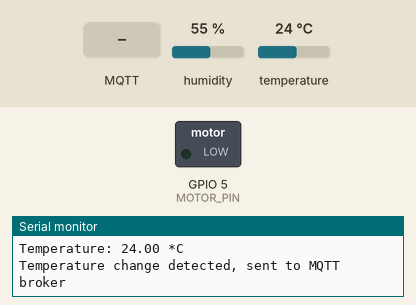
A sketch run on a simulated ESP32. Parts: switched loads named in the sketch (green lamp = pin HIGH), the last lines printed to the serial monitor. The test bench sets the inputs (shaded band); at power-on: humidity 55 %, temperature 24 °C. WiFi joins after 1.5 s; servers stay silent unless stated; no MQTT or app messages arrive unless stated.

Above: at 3.2 s.
3.3 s: MQTT message "ON" arrives on the first subscribed topic
At 5.2 s:
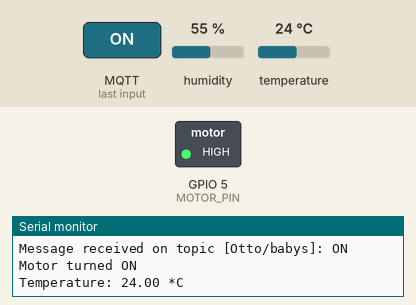
5.5 s: MQTT message "OFF" arrives on the first subscribed topic
At 7.2 s:
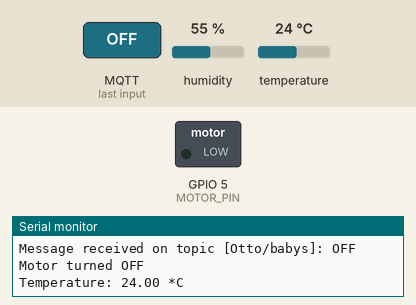
Timing chart, 0 to 8.7 s (numbered marks = the images above; inputs shaded):
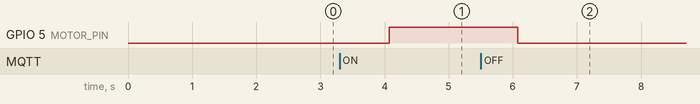

Measured:
- after the input at 3.3 s, GPIO 5 (MOTOR_PIN): LOW → HIGH after 0.77 s
- after the input at 5.5 s, GPIO 5 (MOTOR_PIN): HIGH → LOW after 0.58 s

The sketch:

MQTTSensorTemandMotor.ino
```cpp
#include <Arduino.h>
#include "WiFiMQTT.h"
#include "SensorDHT.h"
#include "MotorActuator.h"

const char* SSID = "jota";
const char* PASSWORD = "joelnava4";
const char* MQTT_SERVER = "broker.hivemq.com";
const int MQTT_PORT = 1883;
const char* MQTT_TOPIC = "Otto/babys";
const int MOTOR_PIN = 5;

MotorActuator motor(MOTOR_PIN);
WiFiMQTT wifiMqtt(SSID, PASSWORD, MQTT_SERVER, MQTT_PORT, MQTT_TOPIC, &motor);
SensorDHT sensorDHT(4, DHT22);

void setup() {
  Serial.begin(115200);

  wifiMqtt.setupWiFi();
  wifiMqtt.setupMQTT();
  sensorDHT.begin();
  motor.begin();
}

void loop() {
  wifiMqtt.loop();

  float temperature = sensorDHT.getTemperature();

  if (!isnan(temperature)) {
    Serial.print("Temperature: ");
    Serial.print(temperature);
    Serial.println(" *C");

    wifiMqtt.publishTemperature(temperature);
  } else {
    Serial.println("Error reading DHT sensor");
  }

  delay(2000);
}
```

MotorActuator.cpp
```cpp
#include "MotorActuator.h"

MotorActuator::MotorActuator(int pin) : motorPin(pin) {}

void MotorActuator::begin() {
  pinMode(motorPin, OUTPUT);
}

void MotorActuator::turnOn() {
  digitalWrite(motorPin, HIGH);
  Serial.println("Motor turned ON");
}

void MotorActuator::turnOff() {
  digitalWrite(motorPin, LOW);
  Serial.println("Motor turned OFF");
}
```

MotorActuator.h
```cpp
#ifndef MOTORACTUATOR_H
#define MOTORACTUATOR_H

#include <Arduino.h>

class MotorActuator {
  private:
    int motorPin;

  public:
    MotorActuator(int pin);
    void begin();
    void turnOn();
    void turnOff();
};

#endif //MOTORACTUATOR_H
```

SensorDHT.cpp
```cpp
#include "SensorDHT.h"

SensorDHT::SensorDHT(int pin, int type) : dhtPin(pin), dht(pin, type) {}

void SensorDHT::begin() {
  dht.begin();
}

float SensorDHT::getTemperature() {
  float temperature = dht.readTemperature();
  if (isnan(temperature)) {
    Serial.println("Error reading temperature!");
  }
  return temperature;
}
```

SensorDHT.h
```cpp
#ifndef SENSORDHT_H
#define SENSORDHT_H

#include "DHT.h"

class SensorDHT {
  private:
    int dhtPin;
    DHT dht;

  public:
    SensorDHT(int pin, int type);
    void begin();
    float getTemperature();
};

#endif //SENSORDHT_H
```

WifiMQTT.cpp
```cpp
#include "WiFiMQTT.h"
#include <functional>

WiFiMQTT::WiFiMQTT(const char* SSID, const char* PASSWORD, const char* MQTT_SERVER,const int MQTT_PORT, const char* MQTT_TOPIC, MotorActuator* motor)
  : SSID(SSID), PASSWORD(PASSWORD), MQTT_SERVER(MQTT_SERVER), MQTT_PORT(MQTT_PORT), MQTT_TOPIC(MQTT_TOPIC), client(espClient), motor(motor) {}

void WiFiMQTT::setupWiFi() {
  delay(10);
  Serial.println();
  Serial.print("Connecting to ");
  Serial.println(SSID);

  WiFi.begin(SSID, PASSWORD);

  while (WiFi.status() != WL_CONNECTED) {
    delay(1000);
    Serial.print(".");
  }

  Serial.println();
  Serial.println("WiFi connected");
  Serial.println("IP address: ");
  Serial.println(WiFi.localIP());
}

void WiFiMQTT::setupMQTT() {
  client.setServer(MQTT_SERVER, MQTT_PORT);
  client.setCallback(std::bind(&WiFiMQTT::callback, this, std::placeholders::_1, std::placeholders::_2, std::placeholders::_3));
}

void WiFiMQTT::reconnect() {
  while (!client.connected()) {
    Serial.print("Attempting MQTT connection...");
    if (client.connect("Ottito")) {
      Serial.println("connected");
      client.subscribe(MQTT_TOPIC);
    } else {
      Serial.print("failed, rc=");
      Serial.print(client.state());
      Serial.println(" try again in 5 seconds");
      delay(5000);
    }
  }
}

void WiFiMQTT::publishTemperature(float temperature) {
  if (temperature != previousTemperature) {
    String tempMessage = String(temperature) + " °C";
    client.publish(MQTT_TOPIC, tempMessage.c_str());
    previousTemperature = temperature;
    Serial.println("Temperature change detected, sent to MQTT broker");
  }
}

void WiFiMQTT::callback(char* topic, byte* message, unsigned int length) {
  String receivedMessage = "";

  for (int i = 0; i < length; i++) {
    receivedMessage += (char)message[i];
  }

  receivedMessage.trim();
  Serial.print("Message received on topic [");
  Serial.print(topic);
  Serial.print("]: ");
  Serial.println(receivedMessage);
  if (receivedMessage.equalsIgnoreCase("ON")) {
    motor->turnOn();
  } else if (receivedMessage.equalsIgnoreCase("OFF")) {
    motor->turnOff();
  }
}

void WiFiMQTT::loop() {
  if (!client.connected()) {
    reconnect();
  }
  client.loop();
}
```

WifiMQTT.h
```cpp
#ifndef WIFIMQTT_H
#define WIFIMQTT_H

#include <WiFi.h>
#include <PubSubClient.h>
#include "MotorActuator.h"

class WiFiMQTT {
  private:
    const char* SSID;
    const char* PASSWORD;
    const char* MQTT_SERVER;
    const int MQTT_PORT;
    const char* MQTT_TOPIC;
    WiFiClient espClient;
    PubSubClient client;
    MotorActuator* motor;
    float previousTemperature = -999.0;

  public:
    WiFiMQTT(const char* SSID, const char* PASSWORD, const char* MQTT_SERVER,const int MQTT_PORT, const char* MQTT_TOPIC, MotorActuator* motor);
    void setupWiFi();
    void setupMQTT();
    void reconnect();
    void publishTemperature(float temperature);
    void callback(char* topic, byte* message, unsigned int length);
    void loop();
};

#endif //WIFIMQTT_H
```
